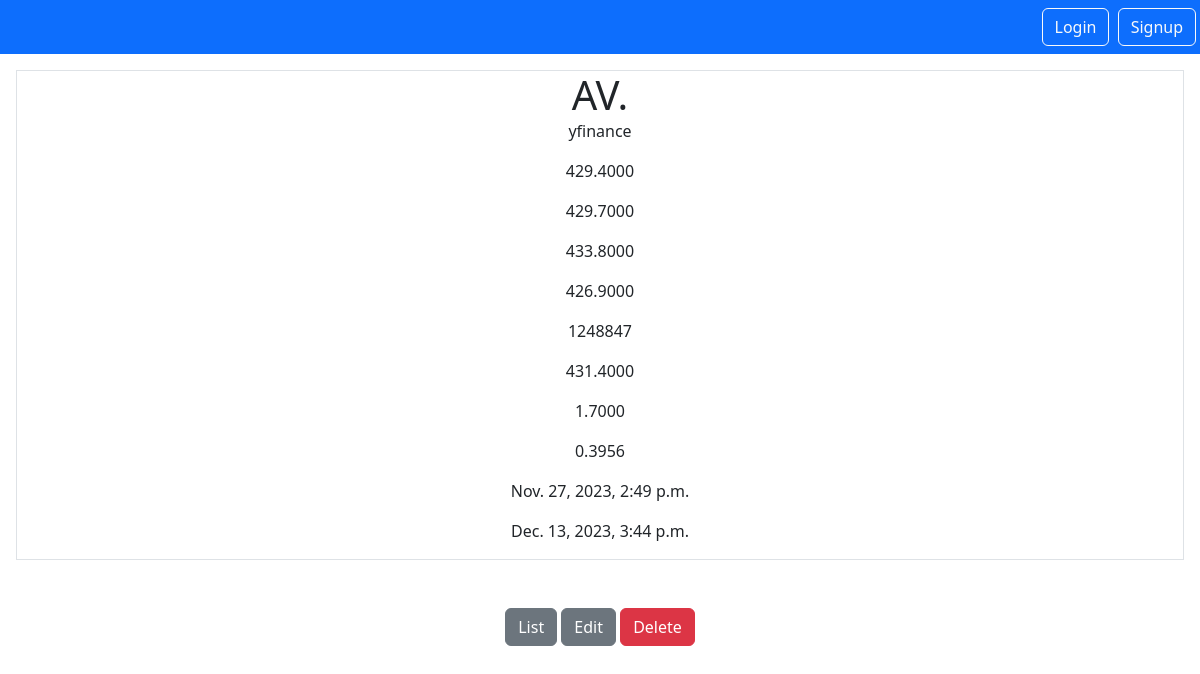
Screenshot of /prices/instrument_price/7 with the database file from the repository.
### InstrumentPrice/models.py (models this page shows, shortened)
class InstrumentPrice(models.Model):
    id = models.AutoField(primary_key=True)
    price_source = models.CharField(max_length=20, unique=False)
    open = models.DecimalField(max_digits=12, decimal_places=4)
    close = models.DecimalField(max_digits=12, decimal_places=4)
    high = models.DecimalField(max_digits=12, decimal_places=4)
    low = models.DecimalField(max_digits=12, decimal_places=4)
    volume = models.DecimalField(max_digits=15, decimal_places=0)
    price = models.DecimalField(max_digits=12, decimal_places=4)
    change = models.DecimalField(max_digits=12, decimal_places=4)
    change_percent = models.DecimalField(max_digits=12, decimal_places=4)
    ma50 = models.DecimalField(max_digits=12, decimal_places=4, default=0)
    ma200 = models.DecimalField(max_digits=12, decimal_places=4, default=0)
    year_high = models.DecimalField(max_digits=12, decimal_places=4, default=0)
    year_low = models.DecimalField(max_digits=12, decimal_places=4, default=0)
    pcnt_from_year_high = models.DecimalField(max_digits=6, decimal_places=2, default=0)
    mkt_cap = models.DecimalField(max_digits=20, decimal_places=2, default=0)
    currency = models.CharField(max_length=4, unique=False, default='')
    exchange = models.CharField(max_length=6, unique=False, default='')
    created_on = models.DateTimeField(auto_now_add=True)
    updated_on = models.DateTimeField(auto_now=True)
    instrument = models.ForeignKey(Instrument, on_delete=models.CASCADE)
    user = models.ForeignKey(User, null=True, on_delete=models.SET_NULL)
    class Meta:
        db_table = "app_instrument_price"

### instrument/models.py (models this page shows)
class Instrument(models.Model):
    id = models.AutoField(primary_key=True)
    code = models.CharField(max_length=10, unique=True, blank=False)
    sedol =  models.CharField(max_length =10, unique=False)
    alt_code = models.CharField(max_length=10, unique=False, default='')
    description = models.CharField(max_length=100, unique=False)
    price_source = models.CharField(max_length=20, unique=False)
    price_source_code = models.CharField(max_length=10, default='')
    dividend_info_link = models.URLField(null=False, default='')
    company_link = models.URLField(null=False, default='')
    sector = models.CharField(max_length=20, unique=False, default='')
    dividend_frequency = models.IntegerField(unique=False, default=2)
    created_on = models.DateTimeField(auto_now_add=True)
    updated_on = models.DateTimeField(auto_now=True)
    user = models.ForeignKey(User, null=True, on_delete=models.SET_NULL)
    yahoo_chart = ''
    yahoo_info = ''
    class Meta:
        db_table = "app_instrument"
        ordering = ('code',)
    def __str__(self):
        return f"{self.code}"

### InstrumentPrice/views.py (the view)
# urls.py: path('instrument_price/<int:pk>', views.InstrumentPriceDetailView.as_view(), name='instrument_price.details'),
class InstrumentPriceDetailView(DetailView):
    model = InstrumentPrice
    context_object_name = "instrument_price"
    template_name = 'instrument_price_details.html'

### InstrumentPrice/templates/instrument_price_details.html
{% extends "base.html" %}
{% block content %}
<div class="border round">
    <h1 class="my-5">{{instrument_price.instrument}}</h1>
    <p>{{instrument_price.price_source}}</p>
    <p>{{instrument_price.open}}</p>
    <p>{{instrument_price.close}}</p>
    <p>{{instrument_price.high}}</p>
    <p>{{instrument_price.low}}</p>
    <p>{{instrument_price.volume}}</p>
    <p>{{instrument_price.price}}</p>
    <p>{{instrument_price.change}}</p>
    <p>{{instrument_price.change_percent}}</p>
    <p>{{instrument_price.created_on}}</p>
    <p>{{instrument_price.updated_on}}</p>
</div>
<a href="{% url 'instrument_price.list' %}" class="btn btn-secondary my-5">List</a>
<a href="{% url 'instrument_price.update' pk=instrument_price.id%}" class="btn btn-secondary">Edit</a>
<a href="{% url 'instrument_price.delete' pk=instrument_price.id%}" class="btn btn-danger">Delete</a>
{% endblock %}

### static/styles.css (style rules this page uses)
h1, h2 { display: inline; }

### rows the page displays
InstrumentPrice: instrument "AV.", price_source "yfinance", open "429.4000", close "429.7000", high "433.8000", low "426.9000", volume "1248847", price "431.4000", change "1.7000", change_percent "0.3956", created_on "Nov. 27, 2023, 2:49 p.m.", updated_on "Dec. 13, 2023, 3:44 p.m."
